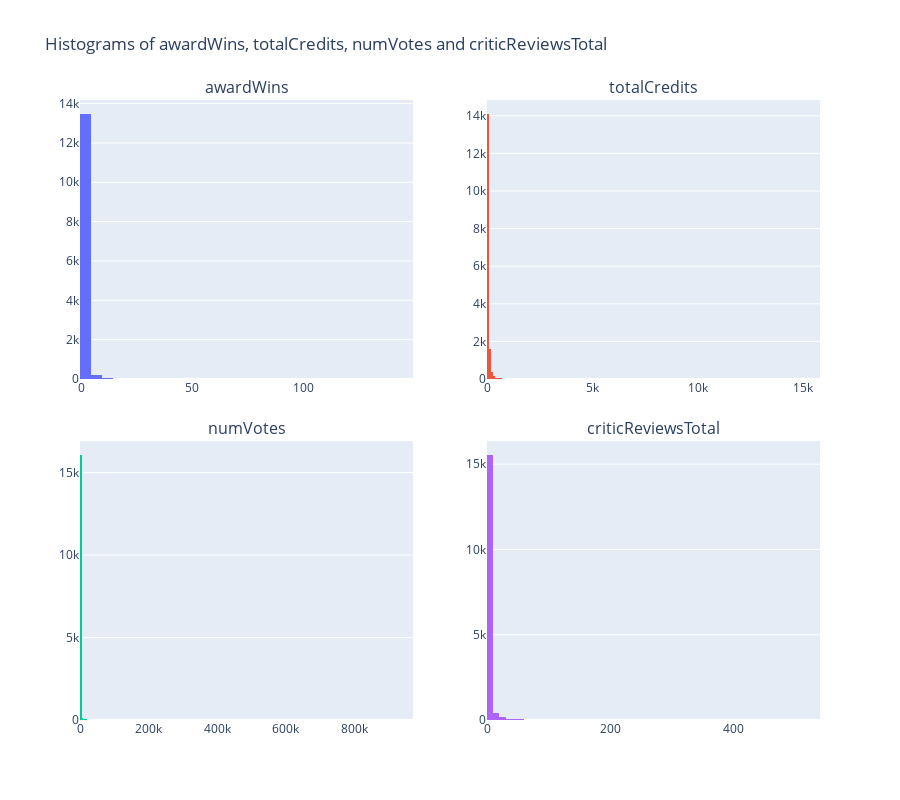

The cell this chart's notebook holds for it:
### Markdown cell above
From the general statistics it's see that for awardWins the mean is 0.49 while the median is 0. It's highlighted that at least the 75% of units never won an award as it can be see from the value of the third quartile.  
This attribute has a low std, meaning that data are distributed near the mean.  
  
For the numVotes the average is far from the median and also from the third quartile, so there are many title with a low number of votes and some units with a lot of ratings.  
In this case, there is a very high variability, the data are distributed far from the mean.  
  
Instead, for totalCredits the mean is a bit far from the median and 75% of the title have at least 65 credits.  
The value of std is high, so the data points are widely spread out from the mean. 
  
For the total of critic and user reviews it can be see that as before the median is 0 while the mean have an higher value, so at least 50% of the films have 0 reviews. The user reviews have in mean an higher value than critic ones.  
For the first features the data are distributed near the mean more than the second features where std has a high value.  
  
The statistics of ratingCount have very similar values to numVotes. These two variables differ by a few data points.

### Code cell
import plotly.graph_objects as go
from plotly.subplots import make_subplots

# Creazione dei sottoplot con meno distanza
fig = make_subplots(
    rows=2, cols=2,
    subplot_titles=('awardWins', 'totalCredits', 'numVotes', 'criticReviewsTotal'),
    vertical_spacing=0.1,  # Riduce la distanza verticale
    horizontal_spacing=0.1  # Riduce la distanza orizzontale
)

# Grafico per awardWins
fig.add_trace(go.Histogram(x=df_copy['awardWins'], nbinsx=int(50/0.9)), row=1, col=1)

# Grafico per totalCredits
fig.add_trace(go.Histogram(x=df_copy['totalCredits'], nbinsx=int(400/2)), row=1, col=2)

# Grafico per numVotes
fig.add_trace(go.Histogram(x=df_copy['numVotes'], nbinsx=int(400/2)), row=2, col=1)

# Grafico per criticReviewsTotal con limite sull'asse y
fig.add_trace(go.Histogram(x=df_copy['criticReviewsTotal'], nbinsx=int(400/5)), row=2, col=2)

# Aggiornamento del layout
fig.update_layout(showlegend=False, title_text="Histograms of awardWins, totalCredits, numVotes and criticReviewsTotal", height=800)

# Mostra il grafico
fig.show()

### Figure 1 — Plotly figure (JSON) as saved in the notebook; plotly's stock layout.template omitted (floating-point values rounded to 4 significant figures; data arrays with more than 128 entries replaced by an {"elided": "..."} marker saying what was removed)
{"data": [{"nbinsx": 55, "type": "histogram", "x": {"elided": "16431 int values"}, "xaxis": "x", "yaxis": "y"}, {"nbinsx": 200, "type": "histogram", "x": {"elided": "16431 int values"}, "xaxis": "x2", "yaxis": "y2"}, {"nbinsx": 200, "type": "histogram", "x": {"elided": "16431 int values"}, "xaxis": "x3", "yaxis": "y3"}, {"nbinsx": 80, "type": "histogram", "x": {"elided": "16431 int values"}, "xaxis": "x4", "yaxis": "y4"}], "layout": {"annotations": [{"font": {"size": 16}, "showarrow": false, "text": "awardWins", "x": 0.225, "xanchor": "center", "xref": "paper", "y": 1, "yanchor": "bottom", "yref": "paper"}, {"font": {"size": 16}, "showarrow": false, "text": "totalCredits", "x": 0.775, "xanchor": "center", "xref": "paper", "y": 1, "yanchor": "bottom", "yref": "paper"}, {"font": {"size": 16}, "showarrow": false, "text": "numVotes", "x": 0.225, "xanchor": "center", "xref": "paper", "y": 0.45, "yanchor": "bottom", "yref": "paper"}, {"font": {"size": 16}, "showarrow": false, "text": "criticReviewsTotal", "x": 0.775, "xanchor": "center", "xref": "paper", "y": 0.45, "yanchor": "bottom", "yref": "paper"}], "height": 800, "showlegend": false, "title": {"text": "Histograms of awardWins, totalCredits, numVotes and criticReviewsTotal"}, "xaxis": {"anchor": "y", "domain": [0, 0.45]}, "xaxis2": {"anchor": "y2", "domain": [0.55, 1]}, "xaxis3": {"anchor": "y3", "domain": [0, 0.45]}, "xaxis4": {"anchor": "y4", "domain": [0.55, 1]}, "yaxis": {"anchor": "x", "domain": [0.55, 1]}, "yaxis2": {"anchor": "x2", "domain": [0.55, 1]}, "yaxis3": {"anchor": "x3", "domain": [0, 0.45]}, "yaxis4": {"anchor": "x4", "domain": [0, 0.45]}}}
